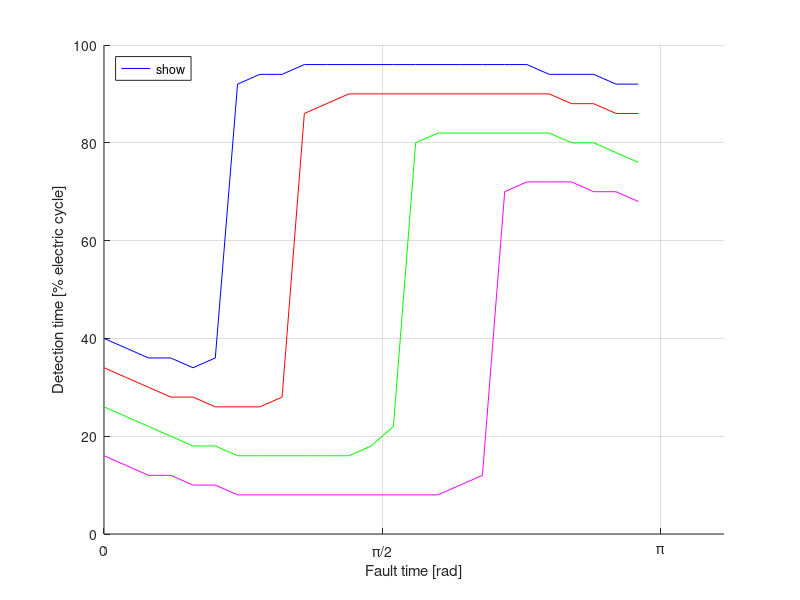

Recreate this plot in MATLAB.
close all

%% Parametros
N = 50;

% Calculo del valor medio esperado de la senoidal rectificada positiva
m = 0;
for i=0:N-1
    a = sin(2*pi*i/N);
    a = a*(a>0);
    m = m + a;
end
m_ini = m/N;

%% Offsets a probar
threshold = [0.1 0.25 0.5 0.75];   % 10%, 25%, 50%, 75%
colors = {'b','r','g','m'};      % Colores para graficar

figure, hold on, grid on

for k = 1:length(threshold)
    th = m_ini*threshold(k);

    times = zeros(N/2,1);
    for i=0:N/2-1
        m = 0;
        for j=0:N*3-1
            if j >= (i+N)
                a = 0;
            else
                a = sin(2*pi*j/N);
            end
            a = a*(a>0);
            if (j <= N)
                m = m + 1/N*(a - 0);
            else
                m = m + 1/N*(a - a_vec(j-N+1));
            end
            a_vec(j+1) = a;
            if m < th && j > N
                break;
            end
        end
        times(i+1) = j-(i+N);
    end
    
    % Tiempo de detección en radianes
    det_time = times*2*pi/N;
    plot(2*pi*(0:(N/2-1))/N, det_time/(2*pi)*100, ...
         'Color', colors{k}, 'DisplayName',sprintf('threshold %.0f%%', threshold(k)*100))
    
    % Máximo de este offset
    max_det = max(det_time);
   % yline(max_det/(2*pi)*100,'--','Color',colors{k}, ...
   %     'Label',sprintf('Max %.0f%% = %.2f rad', threshold(k)*100,max_det), ...
   %     'LabelHorizontalAlignment','left','LabelVerticalAlignment','middle');
    
    % Mostrar también en consola
    fprintf('threshold %.0f%% -> max tiempo detección = %.2f rad (%.1f muestras)\n', ...
             threshold(k)*100, max_det/(2*pi)*100, max(times));
end

xlabel('Fault time [rad]')
ylabel('Detection time [% electric cycle]')
legend('show','Location','northwest')
set(gca,'XTick',0:pi/2:2*pi) 
set(gca,'XTickLabel',{'0','\pi/2','\pi','3\pi/2','2\pi'})
